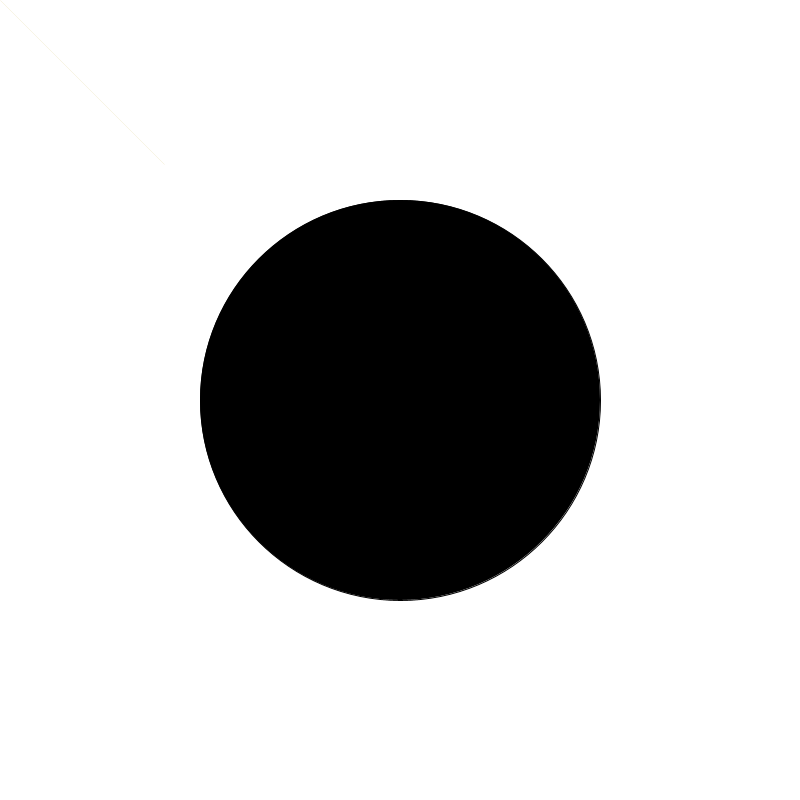
Frame 1 (no input)
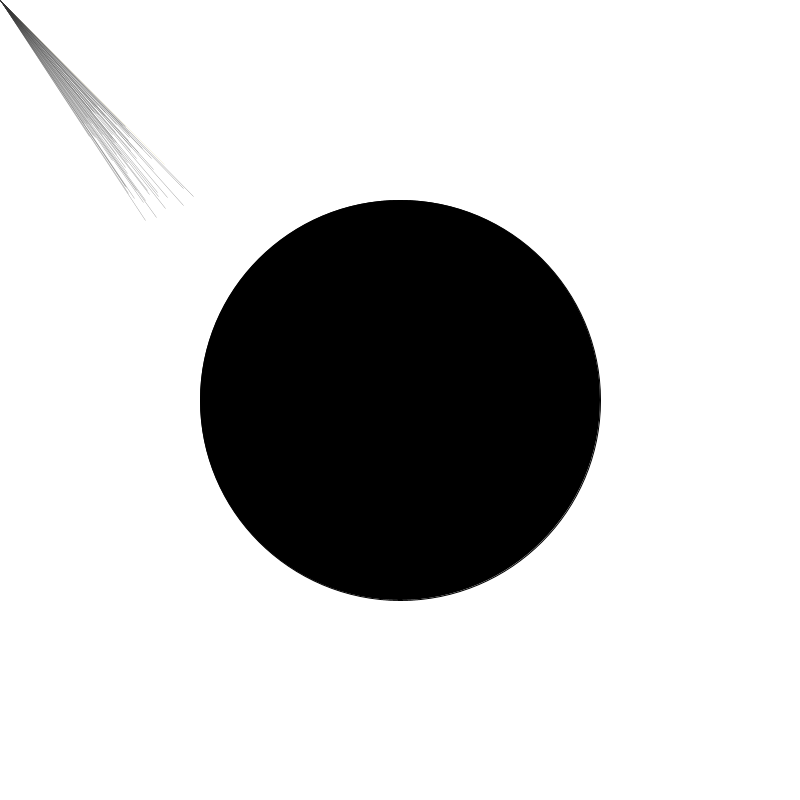
Frame 60 (the mouse pressed at the canvas centre just before this capture)
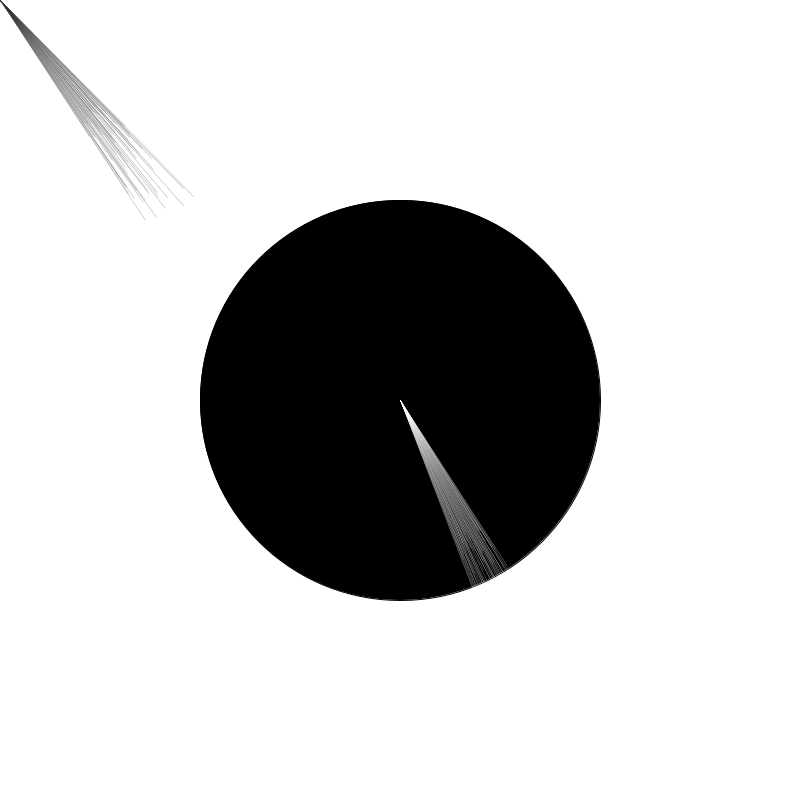
Frame 120 (the mouse held since frame 60 and released just before this capture)

The Processing sketch that drew these frames (run headless with seeded random() and noise(); from frame 60 on, the mouse is pressed at the canvas centre):

// Processing sketch: processing_116817
// ── processing_116817.pde

int x;
Lines myLine;
void setup(){
  size(800,800);
  background (255,255,255);
  fill(0,0,0);
  ellipse(width/2,height/2,400,400);
  frameRate (700);
  myLine = new Lines();

  
}

void draw(){
 
myLine.display();
 myLine.changeColor();
}

void mousePressed(){
  save("theMoon"+x+".jpg");
  x = x+1;
    background (255,255,255);
    fill(0,0,0);
     ellipse(width/2,height/2,400,400);

}

class Lines {
  color col ;
  float angle;
  float angleSpeed;
  float lineLength;

  Lines() {
    col = color(181, 157, 0, 100);
    angle =0;
    angleSpeed =0.2;
    lineLength =0;
  }

  void display() {

    lineLength = random(100, 200);

    int x = mouseX;
    int y = mouseY;

    strokeWeight(0.2); 
    noFill();
    stroke(col);
    
    pushMatrix();
    translate(x, y);
    rotate(radians(angle));

    line(0, 0, lineLength, lineLength);
    angle = angle + angleSpeed;
    popMatrix();
  }

  void changeColor() {
    if (dist(mouseX, mouseY, width/2, height/2)<200 ) {
      col = color(255, 255, 255);
    }
    else {
      col = color(50, 50, 50);
    }
    if (keyPressed) {
      if (key == 'r') {
        col = color (149, 14, 14);
      }
      else if (key == 'g') {
        col = color (52, 113, 62);
      }
      else if (key == 'b') {
        col = color (37, 84, 121);
      }
      else if (key == 'y') {
        col = color (239, 240, 0);
      }
    }
  }
}
